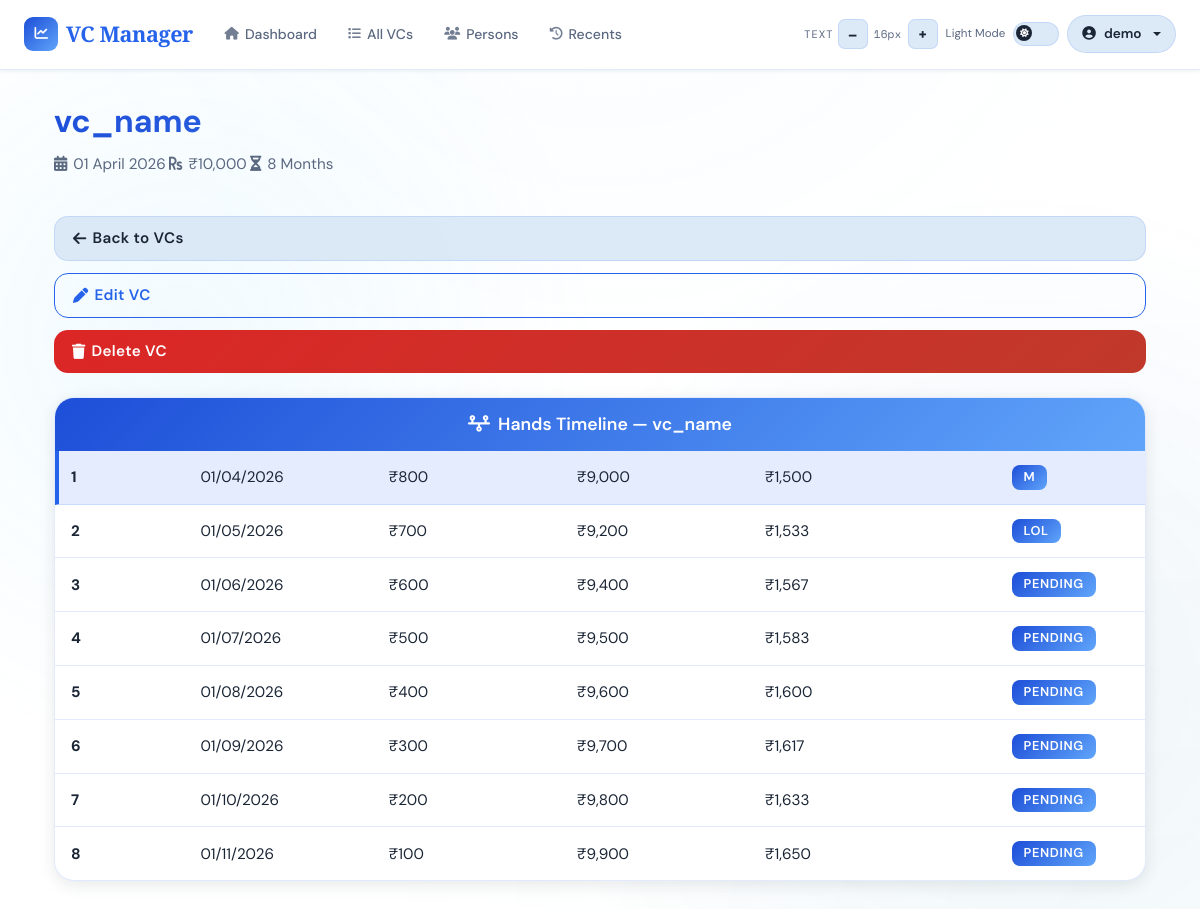
The page /vc/4 (signed in) on the database its author committed.
### app/models/user.py (models this page shows, shortened)
class User(UserMixin, db.Model):
    __tablename__ = 'users'
    id = db.Column(db.Integer, primary_key=True)
    email = db.Column(db.String(120), unique=True, nullable=False, index=True)
    name = db.Column(db.String(120), nullable=False)
    password_hash = db.Column(db.String(255), nullable=True)  # Nullable for OAuth-only users
    google_id = db.Column(db.String(255), unique=True, nullable=True)  # For OAuth users
    created_at = db.Column(db.DateTime, default=datetime.utcnow)
    last_login = db.Column(db.DateTime, nullable=True)
    vcs = db.relationship('VC', backref='user', lazy=True, cascade='all, delete-orphan')
    persons = db.relationship('Person', backref='user', lazy=True, cascade='all, delete-orphan')

### app/models/vc.py (models this page shows, shortened)
class VC(db.Model):
    __tablename__ = 'vcs'
    id           = db.Column(db.Integer, primary_key=True)
    user_id      = db.Column(db.Integer, db.ForeignKey('users.id'), nullable=False, index=True)
    vc_number    = db.Column(db.Integer, unique=True, nullable=False)
    name         = db.Column(db.String(100), nullable=False)
    start_date   = db.Column(db.DateTime, nullable=False, default=lambda: datetime.now(timezone.utc))
    amount       = db.Column(db.Float, nullable=False)
    tenure       = db.Column(db.Integer, nullable=False)
    current_hand = db.Column(db.Integer, default=1)
    narration    = db.Column(db.Text)
    status       = db.Column(db.Enum(PaymentStatus, native_enum=False), default=PaymentStatus.PENDING)
    min_interest = db.Column(db.Float, nullable=False, default=0.0)
    created_at   = db.Column(db.DateTime, default=lambda: datetime.now(timezone.utc))
    updated_at   = db.Column(db.DateTime, default=lambda: datetime.now(timezone.utc),
                             onupdate=lambda: datetime.now(timezone.utc))
    is_deleted   = db.Column(db.Boolean, nullable=False, default=False)
    hands          = db.relationship('VCHand',      backref='vc', lazy=True, cascade='all, delete-orphan')
    payments       = db.relationship('Payment',     backref='vc', lazy=True, cascade='all, delete-orphan')
    ledger_entries = db.relationship('LedgerEntry', back_populates='vc', lazy=True)
    members        = db.relationship('Person', secondary=vc_members, backref='vcs')
    @property
    def total_slots(self):
        result = db.session.execute(
            db.select(db.func.sum(vc_members.c.slots))
            .where(vc_members.c.vc_id == self.id)
        ).scalar()
        return int(result or 0)

class VCHand(db.Model):
    __tablename__ = 'vc_hands'
    id                  = db.Column(db.Integer, primary_key=True)
    vc_id               = db.Column(db.Integer, db.ForeignKey('vcs.id'), nullable=False, index=True)
    hand_number         = db.Column(db.Integer, nullable=False)
    date                = db.Column(db.DateTime, nullable=False)
    contribution_amount = db.Column(db.Float, nullable=False)
    balance             = db.Column(db.Float, nullable=False)
    self_half_option    = db.Column(db.String(10), default='self')
    is_active           = db.Column(db.Boolean, default=False)
    created_at          = db.Column(db.DateTime, default=datetime.utcnow)
    hand_distributions = db.relationship('HandDistribution', backref='vc_hand', lazy=True, cascade='all, delete-orphan')
    contributions      = db.relationship('Contribution',     backref='vc_hand', lazy=True, cascade='all, delete-orphan')
    @property
    def total_paid(self):
        return sum(d.amount for d in self.hand_distributions)
    @property
    def winner_short_name(self):
        if not self.hand_distributions:
            return None
        names = []
        for d in self.hand_distributions:
            names.append("Operator" if d.is_operator_taken else d.person.short_name)
        return ", ".join(names)
    @property
    def projected_payout(self):
        steps_from_end   = self.vc.tenure - self.hand_number + 1
        deduction_amount = self.vc.amount * (self.vc.min_interest / 100)
        return self.vc.amount - (steps_from_end * deduction_amount)

class HandDistribution(db.Model):
    __tablename__ = 'hand_distributions'
    id                = db.Column(db.Integer, primary_key=True)
    hand_id           = db.Column(db.Integer, db.ForeignKey('vc_hands.id'), nullable=False, index=True)
    person_id         = db.Column(db.Integer, db.ForeignKey('persons.id'), nullable=True, index=True)
    amount            = db.Column(db.Float, nullable=False)
    narration         = db.Column(db.Text)
    payment_date      = db.Column(db.DateTime, nullable=False, default=datetime.utcnow)
    is_operator_taken = db.Column(db.Boolean, nullable=False, default=False)
    is_vc_money_taken = db.Column(db.Boolean, default=False)
    created_at        = db.Column(db.DateTime, default=datetime.utcnow)
    person = db.relationship('Person', backref='hand_distributions')

### app/models/person.py (models this page shows, shortened)
class Person(db.Model):
    __tablename__ = 'persons'
    id = db.Column(db.Integer, primary_key=True)
    user_id = db.Column(db.Integer, db.ForeignKey('users.id'), nullable=False, index=True)
    name = db.Column(db.String(80), nullable=False)
    short_name = db.Column(db.String(20), nullable=False)
    phone = db.Column(db.String(20), nullable=True)
    phone2 = db.Column(db.String(20), nullable=True)
    opening_balance = db.Column(db.Float, default=0.0, nullable=True)
    created_at = db.Column(db.DateTime, default=datetime.utcnow)
    __table_args__ = (
        db.UniqueConstraint('user_id', 'name',       name='uq_person_user_name'),
        db.UniqueConstraint('user_id', 'short_name', name='uq_person_user_short_name'),
    )
    payments = db.relationship(
        'Payment',
        backref='person',
        cascade='all, delete-orphan',
        passive_deletes=True
    )
    ledger_entries = db.relationship(
        'LedgerEntry',
        back_populates='person',
        cascade='all, delete-orphan'
    )
    transactions = db.relationship(
        'Transaction',
        back_populates='person',
        cascade='all, delete-orphan'
    )

### app/routes/vc.py (the view)
@vc_bp.route('/<int:id>')
@login_required
def view_vc(id):
    vc = VC.query.filter_by(id=id, user_id=current_user.id).first_or_404()
    hands = VCHand.query.filter_by(vc_id=id).order_by(VCHand.hand_number).all()
    csrf_form = FlaskForm()
    return render_template('vc/view.html', vc=vc, hands=hands, form=csrf_form)

### templates/vc/view.html (shortened to what this page needs)
{% extends "base.html" %}
{% block content %}
<div class="container-fluid">
    <div class="row mb-1">
        <div class="col-12">
            <div class="d-flex justify-content-between align-items-start flex-wrap gap-4">
                <div class="vc-header">
                    <h1 class="vc-title">{{ vc.name }}</h1>
                    <div class="vc-meta">
                        <span><i class="fas fa-calendar-alt"></i>{{ vc.start_date.strftime('%d %B %Y') }}</span>
                        <span><i class="fas fa-rupee-sign"></i>₹{{ "%.0f"|format(vc.amount)|indian_comma }}</span>
                        <span><i class="fas fa-hourglass-half"></i>{{ vc.tenure }} Months</span>
                    </div>
                </div>
                <div class="action-buttons d-none d-md-flex">
                    <a href="{{ url_for('vc.vcs_list') }}" class="btn btn-secondary">
                        <i class="fas fa-arrow-left"></i>Back to VCs
                    </a>
                    <button class="btn btn-outline-primary" data-bs-toggle="modal" data-bs-target="#editVCModal">
                        <i class="fas fa-pen"></i>Edit VC
                    </button>
                    <button class="btn btn-danger" onclick="showDeleteConfirmation('{{ url_for('vc.delete_vc', id=vc.id) }}', '{{ vc.name }}')">
                        <i class="fas fa-trash"></i>Delete VC
                    </button>
                </div>
            </div>
        </div>
    </div>
    <div class="row">
        <div class="col-12">
            <div class="hand-timeline">
                <div class="card-header">
                    <h5><i class="fas fa-timeline"></i>Hands Timeline — {{ vc.name }}</h5>
                </div>
                {% for hand in hands %}
                <div class="hand-row {{ 'active' if hand.hand_number == vc.current_hand else '' }}"
                     onclick="location.href='{{ url_for('vc.view_hand_distribution', vc_id=vc.id, hand_number=hand.hand_number) }}'">
                    <div style="flex:1" data-label="Hand"><strong>{{ hand.hand_number }}</strong></div>
                    <div style="flex:1.5" data-label="Date">{{ hand.date.strftime('%d/%m/%Y') }}</div>
                    <div style="flex:1.5" data-label="Min. Interest">
                        ₹{{ "%.0f"|format(vc.amount - hand.projected_payout)|indian_comma }}
                    </div>
                    <div style="flex:1.5" data-label="Bid Price">
                        {% if hand.hand_distributions %}
                            ₹{{ "%.0f"|format(hand.total_paid)|indian_comma }}
                        {% else %}
                            ₹{{ "%.0f"|format(hand.projected_payout)|indian_comma }}
                        {% endif %}
                    </div>
                    <div style="flex:2" data-label="Contribution/Person">
                        {% if hand.hand_distributions %}
                            ₹{{ "%.0f"|format(hand.total_paid / vc.total_slots if vc.total_slots else 0)|indian_comma }}
                        {% else %}
                            ₹{{ "%.0f"|format(hand.projected_payout / vc.total_slots)|indian_comma }}
                        {% endif %}
                    </div>
                    <div style="flex:1" data-label="Payout">
                        {% if hand.winner_short_name %}
                            <span class="badge">{{ hand.winner_short_name }}</span>
                        {% else %}
                            <span class="badge {{ 'bg-success' if hand.hand_number == vc.current_hand else 'bg-secondary' }}">
                                {{ 'Open' if hand.hand_number == vc.current_hand else 'Pending' }}
                            </span>
                        {% endif %}
                    </div>
                </div>
                {% endfor %}
            </div>
        </div>
    </div>
</div>
{% endblock %}

### templates/base.html (shortened to what this page needs)
<!DOCTYPE html>
<html lang="en" data-theme="light">
<head>
    <link href="https://cdnjs.cloudflare.com/ajax/libs/font-awesome/6.5.0/css/all.min.css" rel="stylesheet">
    <link href="https://cdn.jsdelivr.net/npm/bootstrap@5.3.0/dist/css/bootstrap.min.css" rel="stylesheet">
    <link rel="stylesheet" href="https://cdn.jsdelivr.net/npm/swiper@11/swiper-bundle.min.css" />
</head>
<body>
<nav class="navbar navbar-expand-lg" role="navigation" aria-label="Main navigation">
    <div class="container-fluid px-4">
        <a class="navbar-brand" href="{{ url_for('dashboard.index') }}">
            <div class="brand-icon" aria-hidden="true"><i class="fas fa-chart-line"></i></div>
            VC Manager
        </a>
        <div class="collapse navbar-collapse" id="navbarNav">
            {% if current_user.is_authenticated %}
            <ul class="navbar-nav me-auto d-none d-md-flex">
                <li class="nav-item"><a class="nav-link" href="{{ url_for('dashboard.index') }}"><i class="fas fa-home"></i>Dashboard</a></li>
                <li class="nav-item"><a class="nav-link" href="{{ url_for('vc.vcs_list') }}"><i class="fas fa-list"></i>All VCs</a></li>
                <li class="nav-item"><a class="nav-link" href="{{ url_for('person.persons') }}"><i class="fas fa-users"></i>Persons</a></li>
                <li class="nav-item"><a class="nav-link" href="{{ url_for('transactions.recent_transactions') }}"><i class="fas fa-history"></i>Recents</a></li>
            </ul>
            {% endif %}
            <div class="d-flex align-items-center ms-auto gap-2 mt-2 mt-lg-0">
                <div class="d-flex align-items-center gap-1" role="toolbar" aria-label="Font size">
                    <span class="a11y-label d-none d-xl-inline">Text</span>
                    <button class="fs-btn" id="fsDecrease" aria-label="Decrease font size">–</button>
                    <span class="fs-display" id="fsDisplay" aria-live="polite">16px</span>
                    <button class="fs-btn" id="fsIncrease" aria-label="Increase font size">+</button>
                </div>
                <div class="d-flex align-items-center gap-2" aria-label="Theme">
                    <span class="toggle-label-text d-none d-xl-inline" id="themeLabel">Dark</span>
                    <label class="toggle-switch" aria-label="Toggle light/dark mode">
                        <div class="toggle-track"></div>
                        <div class="toggle-thumb"><i class="fas fa-moon" id="toggleIcon"></i></div>
                    </label>
                </div>
                {% if current_user.is_authenticated %}
                <div class="dropdown">
                    <button class="user-btn dropdown-toggle" type="button" data-bs-toggle="dropdown" aria-expanded="false">
                        <i class="fas fa-user-circle"></i>
                        <span class="d-none d-sm-inline">{{ current_user.name }}</span>
                    </button>
                </div>
                {% endif %}
            </div>
        </div>
    </div>
</nav>
<main class="main-content" role="main">
    <div class="container">
        {% block content %}{% endblock %}
    </div>
</main>
</body>
</html>

### templates/vc/view.html (style rules this page uses)
html { font-size: var(--fs-base); }
body { font-size: var(--fs-base); }
.vc-header { flex: 1; }
.vc-title { font-size: 2rem; font-weight: 700; background: var(--grad-header); -webkit-background-clip: text; -webkit-text-fill-color: transparent; margin-bottom: 12px; }
.vc-meta { display: flex; flex-wrap: wrap; gap: 0.2rem; font-size: 0.95rem; color: var(--text-muted); flex-direction: row; }
.vc-meta span { display: flex; align-items: center; gap: 6px; }
.action-buttons { display: flex; gap: 12px; flex-wrap: wrap; }
.action-buttons .btn { padding: 10px 18px; font-size: 0.95rem; border-radius: var(--radius-md); }
.hand-timeline { background: var(--surface); border-radius: var(--radius-lg); border: 1.5px solid var(--border); overflow: hidden; box-shadow: var(--shadow-md); }
.hand-timeline .card-header { background: var(--grad-header); color: #fff; padding: 16px 20px; text-align: center; border: none; }
.hand-timeline .card-header h5 { margin: 0; font-weight: 600; font-size: 1.1rem; display: flex; align-items: center; justify-content: center; gap: 8px; }
.hand-row { display: flex; justify-content: space-between; align-items: center; padding: 14px 16px; border-bottom: 1px solid var(--border); transition: all 0.28s cubic-bezier(.4,0,.2,1); color: var(--text); }
.hand-row:last-child { border-bottom: none; }
.hand-row:not(.header-row) { cursor: pointer; }
.hand-row.active { background: var(--accent-glow); border-left: 4px solid var(--accent); padding-left: 12px; }
.hand-row > div { display: flex; align-items: center; font-size: 0.95rem; }
.badge { background: var(--grad-header); color: #fff; padding: 6px 12px; border-radius: var(--radius-sm); font-size: 0.8rem; font-weight: 600; text-transform: uppercase; letter-spacing: 0.05em; display: inline-flex; align-items: center; gap: 4px; }
@media (max-width: 1200px) { .vc-header { margin-bottom: 16px; } }
@media (max-width: 1200px) { .action-buttons { flex-direction: column; width: 100%; } }
@media (max-width: 1200px) { .action-buttons .btn { width: 100%; text-align: center; } }

### rows shown on the page
User: name "demo"
VC: name "vc_name", start_date "01 April 2026", amount "10,000", tenure "8", amount+tenure+min_interest "800", amount+tenure+min_interest "700", amount+tenure+min_interest "600", tenure+amount+min_interest "9,400", tenure+amount+min_interest "1,567", amount+tenure+min_interest "500", tenure+amount+min_interest "9,500", tenure+amount+min_interest "1,583", amount+tenure+min_interest "400", tenure+amount+min_interest "9,600", tenure+amount+min_interest "1,600", amount+tenure+min_interest "300", tenure+amount+min_interest "9,700", tenure+amount+min_interest "1,617", amount+tenure+min_interest "200", tenure+amount+min_interest "9,800", tenure+amount+min_interest "1,633", amount+tenure+min_interest "100", tenure+amount+min_interest "9,900", tenure+amount+min_interest "1,650"
VCHand: hand_number "1", date "01/04/2026", winner_short_name "M"
HandDistribution: amount "9,000", amount "1,500"
VCHand: hand_number "2", date "01/05/2026", winner_short_name "LOL"
HandDistribution: amount "9,200", amount "1,533"
VCHand: hand_number "3", date "01/06/2026", hand_number.current_hand "PENDING"
VCHand: hand_number "4", date "01/07/2026", hand_number.current_hand "PENDING"
VCHand: hand_number "5", date "01/08/2026", hand_number.current_hand "PENDING"
VCHand: hand_number "6", date "01/09/2026", hand_number.current_hand "PENDING"
VCHand: hand_number "7", date "01/10/2026", hand_number.current_hand "PENDING"
VCHand: hand_number "8", date "01/11/2026", hand_number.current_hand "PENDING"
